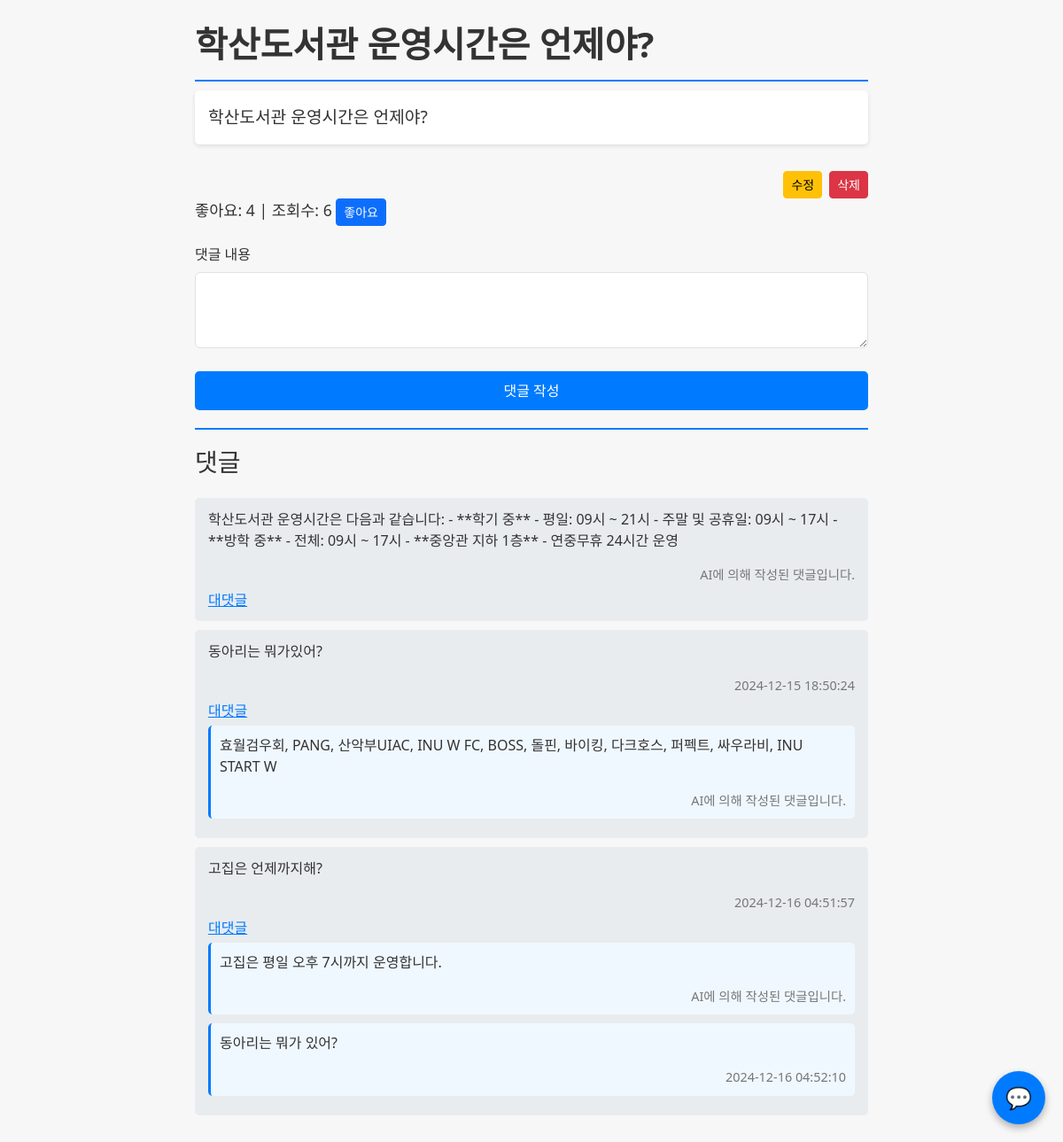
Screenshot of /post/3 with the database file from the repository.
### tables this page shows
CREATE TABLE posts (
            id INTEGER PRIMARY KEY AUTOINCREMENT,
            title TEXT NOT NULL,
            content TEXT NOT NULL,
            created_at TIMESTAMP DEFAULT CURRENT_TIMESTAMP
        );

CREATE TABLE comments (
            id INTEGER PRIMARY KEY AUTOINCREMENT,
            post_id INTEGER NOT NULL,
            content TEXT NOT NULL,
            parent_id INTEGER DEFAULT NULL,
            created_at TIMESTAMP DEFAULT CURRENT_TIMESTAMP,
            is_ai INTEGER DEFAULT 0,
            FOREIGN KEY (post_id) REFERENCES posts (id),
            FOREIGN KEY (parent_id) REFERENCES comments (id)
        );

### app.py (the view, shortened to what this page needs)
@app.route('/post/<int:post_id>', methods=['GET', 'POST', 'DELETE'])
def post(post_id):
    conn = sqlite3.connect('board.db')
    post = conn.cursor().execute('SELECT * FROM posts WHERE id = ?', (post_id,)).fetchone()
    comments = conn.cursor().execute('SELECT * FROM comments WHERE post_id = ? ORDER BY created_at', (post_id,)).fetchall()
    structured_comments = {}
    for comment in comments:
        if comment[3] not in structured_comments:  # parent_id
            structured_comments[comment[3]] = []
        structured_comments[comment[3]].append(comment)
    conn.close()
    return render_template('post.html', post=post, comments=structured_comments)

### templates/post.html (shortened to what this page needs)
<!DOCTYPE html>
<html lang="ko">
<head>
    <link href="https://cdn.jsdelivr.net/npm/bootstrap@5.3.0/dist/css/bootstrap.min.css" rel="stylesheet">
</head>
<body>
    <div class="container">
        <div>
            <div class="post-title">{{ post[1] }}</div>
            <div class="post-content" id="content2">{{ post[2].replace('\\n', '<br>')|safe }}</div>
        </div>
        <div class="d-flex justify-content-end">
            <a href="{{ url_for('edit_post', post_id=post[0]) }}" class="btn btn-warning btn-sm me-2">수정</a>
            <button class="btn btn-danger btn-sm" id="deletePostButton">삭제</button>
        </div>
        <div class="stats-section">
            <span id="likeCount">좋아요: 0</span> |
            <span id="viewCount">조회수: 0</span>
            <button id="likeButton" class="btn btn-primary btn-sm">좋아요</button>
        </div>
        <div class="mt-3">
            <form method="post" class="comment-form">
                <div class="mb-3">
                    <label for="content" class="form-label">댓글 내용</label>
                    <textarea id="content" name="content" class="form-control" rows="3" required></textarea>
                </div>
                <button type="submit" class="btn btn-submit">댓글 작성</button>
            </form>
        </div>
        <div class="comment-section">
            <h3 class="mb-4">댓글</h3>
            {% for comment in comments[None] %}
                <div class="comment">
                    <p>{{ comment[2] }}</p>
                    {% if comment[5] == 1 %}
                    <div class="comment-date">AI에 의해 작성된 댓글입니다.</div>
                    {% else %}
                    <div class="comment-date">{{comment[4]}}</div>
                    {% endif %}
                    <button class="btn btn-reply reply-button" data-comment-id="{{ comment[0] }}">대댓글</button>
                    {% if comments[comment[0]] %}
                        <div class="ml-4">
                            {% for reply in comments[comment[0]] %}
                                <div class="comment reply-comment">
                                    <p>{{ reply[2] }}</p>
                                    {% if reply[5] == 1 %}
                                    <div class="comment-date">AI에 의해 작성된 댓글입니다.</div>
                                    {% else %}
                                    <div class="comment-date">{{reply[4]}}</div>
                                    {% endif %}
                                </div>
                            {% endfor %}
                        </div>
                    {% endif %}
                </div>
            {% endfor %}
        </div>
    </div>
    <div class="chat-button" id="chatButton">💬</div>
</body>
</html>

### templates/post.html (style rules this page uses)
body, html { height: 100%; margin: 0; background-color: #f7f7f7; color: #333; }
.container { max-width: 800px; padding: 20px; }
.post-title { font-size: 2.5em; font-weight: bold; margin-bottom: 10px; border-bottom: 2px solid #007bff; padding-bottom: 10px; }
.post-content { font-size: 1.2em; margin-bottom: 30px; line-height: 1.6; background-color: #ffffff; padding: 15px; border-radius: 5px; box-shadow: 0 2px 5px rgba(0,0,0,0.1); }
.stats-section { margin-bottom: 20px; font-size: 1.1em; }
.comment-section { margin-top: 20px; border-top: 2px solid #007bff; padding-top: 20px; }
.comment { padding: 12px 15px; background-color: #e9ecef; border-radius: 5px; margin-bottom: 10px; position: relative; }
.comment-date { font-size: 0.9em; color: #777; text-align: right; margin-top: 5px; }
.btn-submit { background-color: #007bff; color: white; border: none; font-size: 1em; padding: 10px; width: 100%; border-radius: 5px; margin-top: 10px; }
.btn-reply { background-color: transparent; color: #007bff; border: none; padding: 0; margin-top: 5px; cursor: pointer; font-size: 1em; text-decoration: underline; }
.reply-comment { background-color: #f0f8ff; border-left: 3px solid #007bff; margin-top: 5px; padding: 10px; border-radius: 5px; }
.chat-button { position: fixed; bottom: 20px; right: 20px; width: 60px; height: 60px; background-color: #007bff; color: white; border-radius: 50%; display: flex; align-items: center; justify-content: center; font-size: 1.5em; cursor: pointer; box-shadow: 0 4px 8px rgba(0,0,0,0.3); }

### rows the page displays
posts: title "학산도서관 운영시간은 언제야?", content "학산도서관 운영시간은 언제야?"
comments: content "학산도서관 운영시간은 다음과 같습니다: - **학기 중** - 평일: 09시 ~ 21시 - 주말 및 공휴일: 09시 ~ 17시 - **방학 중** - 전체: 09시 ~ 17시 - **중앙관 지하 1층** - 연중무휴 24시간 운영", is_ai "AI에 의해 작성된 댓글입니다."
comments: content "동아리는 뭐가있어?", created_at "2024-12-15 18:50:24"
comments: content "효월검우회, PANG, 산악부UIAC, INU W FC, BOSS, 돌핀, 바이킹, 다크호스, 퍼펙트, 싸우라비, INU START W", is_ai "AI에 의해 작성된 댓글입니다."
comments: content "고집은 언제까지해?", created_at "2024-12-16 04:51:57"
comments: content "고집은 평일 오후 7시까지 운영합니다.", is_ai "AI에 의해 작성된 댓글입니다."
comments: content "동아리는 뭐가 있어?", created_at "2024-12-16 04:52:10"
